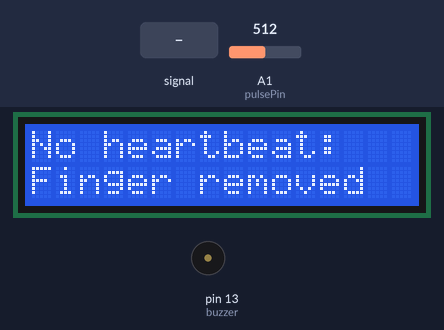
A sketch run on a simulated Arduino Uno, built with avr-gcc and run on an emulated ATmega328P. On the bench: 16×2 character LCD, buzzer (waves = sounding, pin HIGH). Inputs (shaded band) come from the test bench; at power-on: A1 (pulsePin) = 512. The modem accepts every AT command (registered, SIM ready, sends succeed) and sends nothing else; what the sketch prints to the serial monitor is not drawn.

Above: at 1.2 s.
1.3 s: A1 (pulsePin) fed a 200 Hz sine of ±81 counts around its level
At 2.7 s:
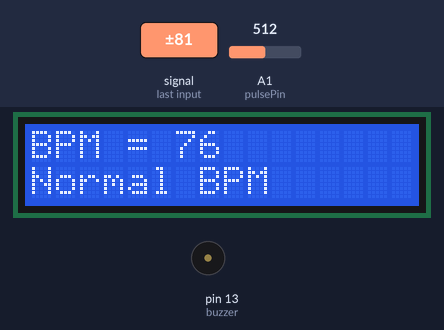
4.3 s: A1 (pulsePin) set to 306
At 5.5 s:
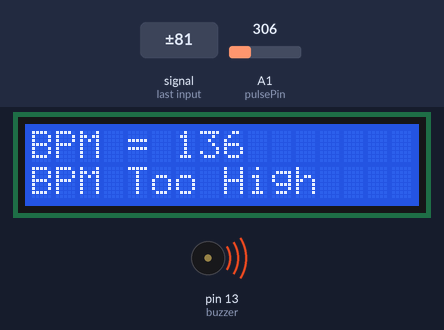
5.9 s: A1 (pulsePin) fed a 50 Hz sine of ±306 counts around its level
At 8.5 s:
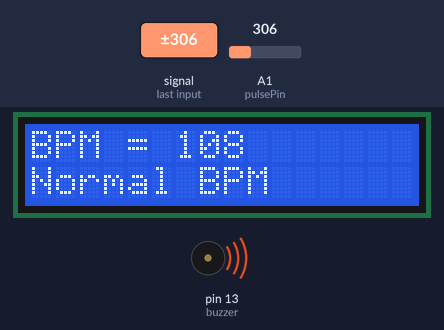
8.9 s: A1 (pulsePin) set to 240
Timing chart, 0 to 11.9 s (numbered marks = the images above; inputs shaded):
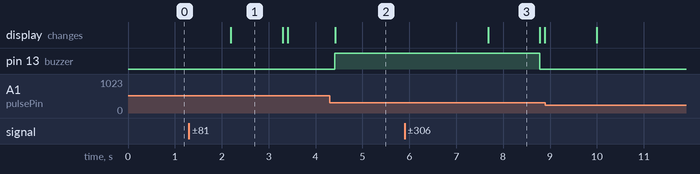

Measured:
- after the input at 1.3 s, the display: changes after 0.89 s (image 1)
- after the input at 4.3 s, the display: changes after 0.12 s (image 2)
- after the input at 5.9 s, pin 13 (buzzer): HIGH → LOW after 2.9 s instead of 1.8 s; the display: changes after 1.8 s (image 3)
- what the display in image 1 shows lasts 1.1 s, from 2.2 s to 3.3 s

The sketch:

heartratemonitor.ino
```cpp
#include <SoftwareSerial.h>
#define DEBUG true
SoftwareSerial gprsSerial(9, 10); //Rx, Tx -> For GSM module
#include <LiquidCrystal.h>
#include <stdlib.h>
LiquidCrystal lcd(2,3,4,5,6,7); //RS, E, D4, D5, D6, D7


String number = "+2547...";

//Variables

int count = 0;
int error;
int pulsePin = A1; // Pulse Sensor connected to analog pin
int buzzer = 13; // pin to send sound to buzzer
bool alert = false;

// Volatile Variables, used in the interrupt service routine!
volatile int BPM; // int that holds raw Analog in 0. updated every 2mS
volatile int Signal; // holds the incoming raw data
volatile int IBI = 600; // int that holds the time interval between beats! Must be seeded!
volatile boolean Pulse = false; // "True" when heartbeat is detected. "False" when not a "live beat".
volatile boolean QS = false; // becomes true when Arduino finds a beat.

// Regards Serial OutPut -- Set This Up to your needs
static boolean serialVisual = true; // Set to 'false' by Default.
volatile int rate[10]; // array to hold last ten IBI values
volatile unsigned long sampleCounter = 0; // used to determine pulse timing
volatile unsigned long lastBeatTime = 0; // used to find IBI
volatile int P =512; // used to find peak in pulse wave
volatile int T = 512; // used to find trough in pulse wave
volatile int thresh = 525; // used to find instant moment of heart beat
volatile int amp = 100; // used to hold amplitude of pulse waveform
volatile boolean firstBeat = true; // used to seed rate array
volatile boolean secondBeat = false; // used to seed rate array
int sendtime = 0;


void setup()
{
interruptSetup();
lcd.begin(16, 2);
lcd.print("Connecting...");
Serial.begin(9600);
gprsSerial.begin(9600);
pinMode(buzzer, OUTPUT);
Serial.println("AT");
interruptSetup();
}


void loop(){
 int temp = 0;

  if(QS){
lcd.clear();
start:
error=0;
  if (millis() - sendtime >= 60000){
    updatebeat();
    sendtime = millis();
  }
lcd.setCursor(0, 0);
lcd.print("BPM = ");
lcd.print(BPM);
lcd.setCursor(0, 1);
lcd.print("Normal BPM");
Serial.print("BPM = ");
Serial.println(BPM);
delay(1000);

if(alert == false){
 //A threshold for the high BPM
   if(BPM>100){
      digitalWrite(buzzer, HIGH);
      lcd.clear();
      lcd.print("BPM = ");
      lcd.print(BPM);
      lcd.setCursor(0,1);
      lcd.print("BPM Too High");
      while(temp<1){
        bpmTooHigh();
        temp++;
      }

      alert = true;
}
 //set a threshold for a low BPM
if(BPM<35){
  digitalWrite(buzzer, HIGH);
  lcd.clear();
  lcd.setCursor(0,0);
  lcd.print("BPM = ");
  lcd.print(BPM);
  lcd.setCursor(0,1);
  lcd.print("BPM too Low");
  while(temp<1){
  bpmTooLow();
  temp++;
  }
  alert = true;

}
}
if(alert){
  if(BPM<100 && BPM >35){
  digitalWrite(buzzer, LOW);
  lcd.clear();
  lcd.setCursor(0,0);
  lcd.print("BPM = ");
  lcd.print(BPM);
  lcd.setCursor(0,1);
  lcd.print("Normal BPM");
  alert = false;
  }
}


if (error==1){
goto start; //go to label "start"
}
QS = false;
  }
  else{
    digitalWrite(buzzer, LOW);
    lcd.clear();
    lcd.setCursor(0,0);
    lcd.print("No heartbeat:");
    lcd.setCursor(0,1);
    lcd.print("Finger removed");
    //Serial.println("Sensor disconnected ");


  }
delay(100);
}

void updatebeat(){
if (gprsSerial.available()){
  Serial.println("->");
  Serial.println("Sending data now");
    //Serial.write(gprsSerial.read());

  gprsSerial.println("AT");

  gprsSerial.println("AT+CPIN?");
  delay(1000);

  gprsSerial.println("AT+CREG?");
  delay(1000);

  gprsSerial.println("AT+CGATT?");
  delay(1000);

  gprsSerial.println("AT+CIPSHUT");
  delay(1000);

  gprsSerial.println("AT+CIPSTATUS");
  delay(2000);

  gprsSerial.println("AT+CIPMUX=0");
  delay(2000);

  ShowSerialData();

  gprsSerial.println("AT+CSTT=\"safaricom\"");//start task and setting the APN,
  delay(1000);

  //ShowSerialData();

  gprsSerial.println("AT+CIICR");//bring up wireless connection
  delay(3000);

  gprsSerial.println("AT+CIFSR");//get local IP adress
  delay(2000);


  gprsSerial.println("AT+CIPSPRT=0");
  delay(3000);


  gprsSerial.println("AT+CIPSTART=\"TCP\",\"api.thingspeak.com\",\"80\"");//start up the connection
  delay(6000);


  gprsSerial.println("AT+CIPSEND");//begin send data to remote server


  String str="GET https://api.thingspeak.com/update?api_key=EWM1RDNWEK8RLINJ&field1=" + String(BPM);
  Serial.println(str);
  gprsSerial.println(str);//begin send data to remote server

  ShowSerialData();

  gprsSerial.println((char)26);//sending
  delay(5000);//waiting for reply, important! the time is base on the condition of internet


  ShowSerialData();

  gprsSerial.println("AT+CIPSHUT");//close the connection
  delay(100);
}
else{
  while(count<1){
  Serial.println("Not sending data currently");
  count++;
  }
}
}

void ShowSerialData()
{
  while(gprsSerial.available()!=0)
  Serial.write(gprsSerial.read());
  Serial.println("GPRS Available");
  //delay(5000);

}


void interruptSetup(){
TCCR2A = 0x02; // DISABLE PWM ON DIGITAL PINS 3 AND 11, AND GO INTO CTC MODE
TCCR2B = 0x06; // DON'T FORCE COMPARE, 256 PRESCALER
OCR2A = 0X7C; // SET THE TOP OF THE COUNT TO 124 FOR 500Hz SAMPLE RATE
TIMSK2 = 0x02; // ENABLE INTERRUPT ON MATCH BETWEEN TIMER2 AND OCR2A
sei(); // MAKE SURE GLOBAL INTERRUPTS ARE ENABLED
}

ISR(TIMER2_COMPA_vect){ // triggered when Timer2 counts to 124
cli(); // disable interrupts while we do this
Signal = analogRead(pulsePin); // read the Pulse Sensor
sampleCounter += 2; // keep track of the time in mS
int N = sampleCounter - lastBeatTime; // monitor the time since the last beat to avoid noise

// find the peak and trough of the pulse wave
if(Signal < thresh && N > (IBI/5)*3){ // avoid dichrotic noise by waiting 3/5 of last IBI
if (Signal < T){ // T is the trough
T = Signal; // keep track of lowest point in pulse wave
}
}

if(Signal > thresh && Signal > P){ // thresh condition helps avoid noise
P = Signal; // P is the peak
} // keep track of highest point in pulse wave

if (N > 250){ // avoid high frequency noise
if ( (Signal > thresh) && (Pulse == false) && (N > (IBI/5)*3) ){
Pulse = true; // set the Pulse flag when there is a pulse

IBI = sampleCounter - lastBeatTime; // time between beats in mS
lastBeatTime = sampleCounter; // keep track of time for next pulse
if(secondBeat){ // if this is the second beat
secondBeat = false; // clear secondBeat flag
for(int i=0; i<=9; i++){ // seed the running total to get a realistic BPM at startup
rate[i] = IBI;
}
}

if(firstBeat){ // if it's the first time beat is found
firstBeat = false; // clear firstBeat flag
secondBeat = true; // set the second beat flag
sei(); // enable interrupts again
return; // IBI value is unreliable so discard it
}
word runningTotal = 0; // clear the runningTotal variable

for(int i=0; i<=8; i++){ // shift data in the rate array
rate[i] = rate[i+1]; // and drop the oldest IBI value
runningTotal += rate[i]; // add up the 9 oldest IBI values
}

rate[9] = IBI; // add the latest IBI to the rate array
runningTotal += rate[9]; // add the latest IBI to runningTotal
runningTotal /= 10; // average the last 10 IBI values
BPM = 60000/runningTotal; // how many beats can fit into a minute? that's BPM!
QS = true; // set Quantified Self flag
}
}

if (Signal < thresh && Pulse == true){ // when the values are going down, the beat is over
Pulse = false; // reset the Pulse flag so we can do it again
amp = P - T; // get amplitude of the pulse wave
thresh = amp/2 + T; // set thresh at 50% of the amplitude
P = thresh; // reset these for next time
T = thresh;
}

if (N > 2500){ // if 2.5 seconds go by without a beat
thresh = 512; // set thresh default
P = 512; // set P default
T = 512; // set T default
lastBeatTime = sampleCounter; // bring the lastBeatTime up to date
firstBeat = true; // set these to avoid noise
secondBeat = false; // when we get the heartbeat back
}
sei();
}
   void bpmTooHigh()
    {
      Serial.println ("Sending Message........\n");
      gprsSerial.println("AT+CMGF=1");    //Sets the GSM Module in Text Mode
      delay(1000);
      //Serial.println ("Set SMS Number"); nb
      gprsSerial.println("AT+CMGS=\"" + number + "\"\r"); //Mobile phone number to send message
      delay(1000);
      //char value[5];
      //itoa(h,value,10); //convert integer to char array
      String SMS = "Warning! BPM too high!";
      gprsSerial.println(SMS);
      Serial.println(SMS);
      delay(100);
      gprsSerial.println((char)26);// ASCII code of CTRL+Z
      Serial.println("Sms sent");
      delay(1000);
      //_buffer = _readSerial();
    }


    void bpmTooLow()
    {
      Serial.println ("Sending Message..........\n");
      gprsSerial.println("AT+CMGF=1");    //Sets the GSM Module in Text Mode
      delay(1000);
      //Serial.println ("Set SMS Number");
      gprsSerial.println("AT+CMGS=\"" + number + "\"\r"); //Mobile phone number to send message
      delay(1000);
      //char value[5];
      //itoa(h,value,10); //convert integer to char array
      String SMS = "Warning! BPM too low!";
      gprsSerial.println(SMS);
      Serial.println(SMS);
      delay(100);
      gprsSerial.println((char)26);// ASCII code of CTRL+Z
      Serial.println("Sms sent");
      delay(3000);
      //_buffer = _readSerial();
    }
```
